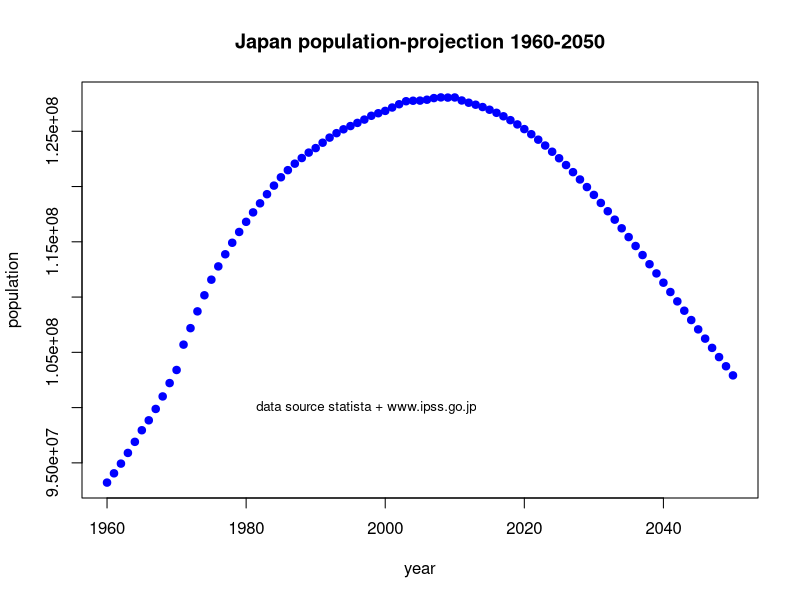
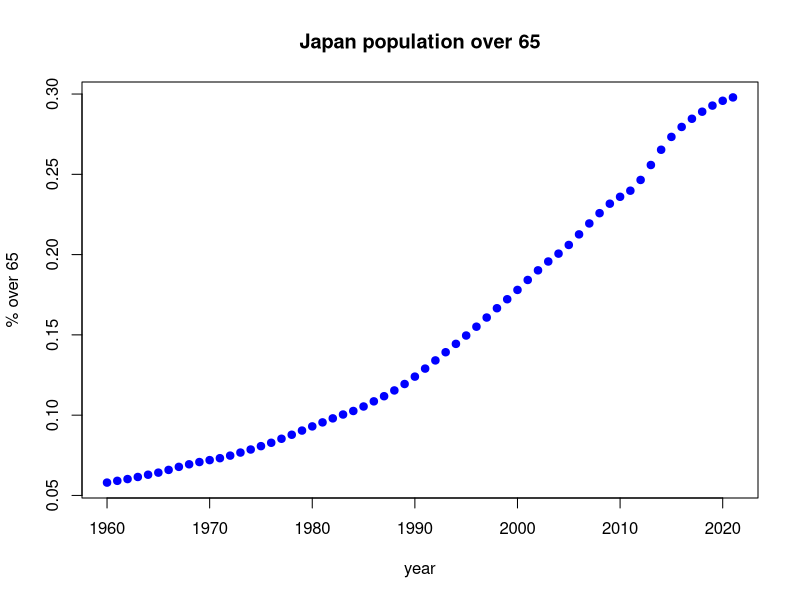
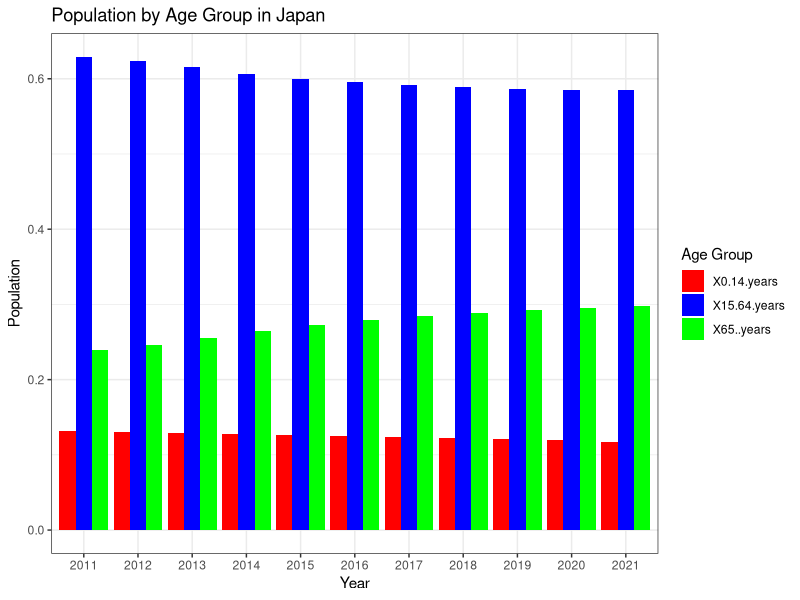
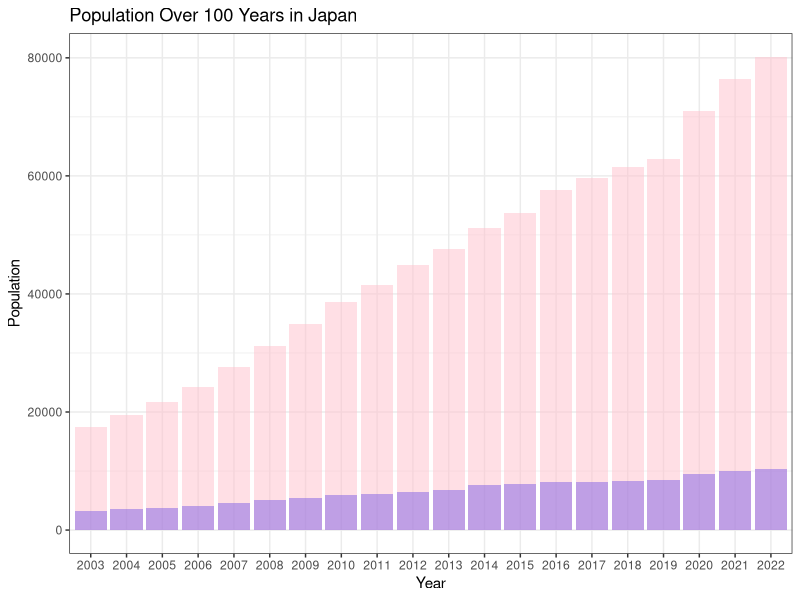
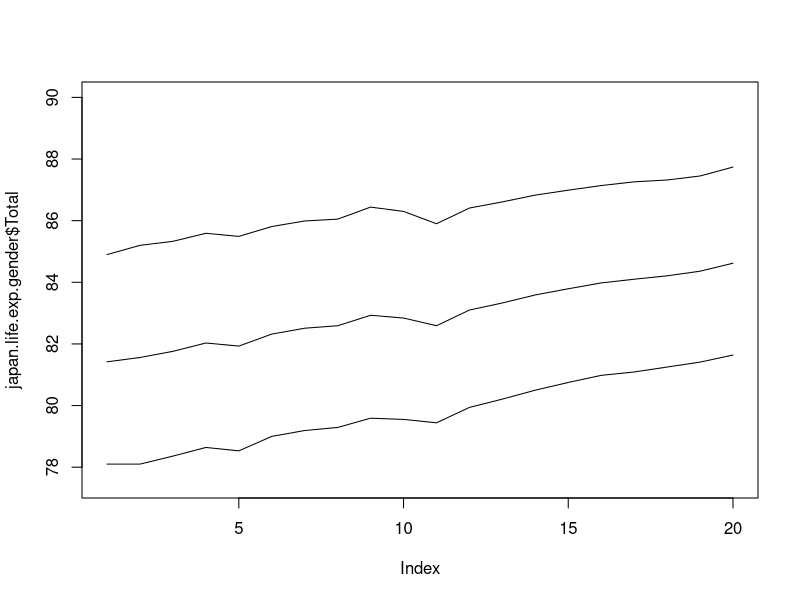
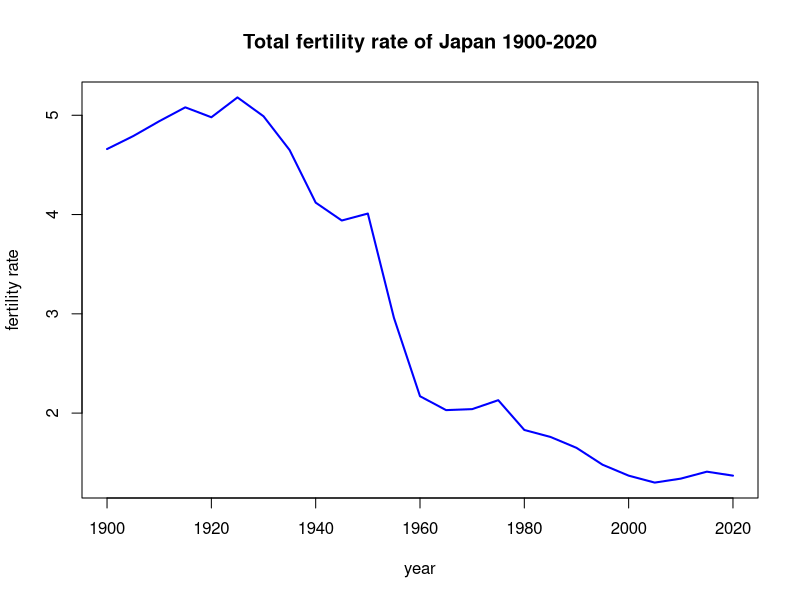

These charts were generated, in order, by the following R code:
library(readxl)
Japan_population <- read_excel("Japan_population_data.xlsx")

plot(y=Japan_population$Population,x=Japan_population$year, main ="Japan population-projection 1960-2050",ylab = "population",xlab = "year",
     col="blue", pch=19)
text(x =1980,y = 100000000,
     labels = "data source statista + www.ipss.go.jp", pos = 4, cex = 0.8)


Japan.over65 <- read_excel("Japan_over65_data.xlsx")
plot(Japan.over65, main ="Japan population over 65",ylab = "% over 65",xlab = "year",
     col="blue", pch=19)

Japan.population.distribution.age <- read_excel("Japan_population_age_distribution.xlsx")
# 
# bar_width <- 0.2
# 
# barplot(height =c(Japan.population.distribution.age$`0-14 years`,Japan.population.distribution.age$`15-64 years`,Japan.population.distribution.age$`65 years +`),
#         beside = TRUE,
#         col = c("red", "blue", "green"),
#         xlab = "Year",
#         ylab = "Population",
#         main = "Population by Age Group" ,names.arg =Japan.population.distribution.age$year,
#         ylim = c(0, max(c(Japan.population.distribution.age$`0-14 years`, Japan.population.distribution.age$`15-64 years`, 
#                           Japan.population.distribution.age$`65 years +`))) + 50)
# legend("topright", legend = c("0-14", "15-64", "65+"), fill = c("red", "blue", "green"))
# 
# 
# barplot(height = cbind(Japan.population.distribution.age$`0-14 years`, Japan.population.distribution.age$`15-64 years`, Japan.population.distribution.age$`65 years +`),
#         beside = TRUE,
#         col = c("red", "blue", "green"),
#         xlab = "Year",
#         ylab = "Population",
#         main = "Population by Age Group",
#         names.arg = Japan.population.distribution.age$year,
#         ylim = c(0, max(c(Japan.population.distribution.age$`0-14 years`, Japan.population.distribution.age$`15-64 years`, Japan.population.distribution.age$`65 years +`))) + 50)




# Convert list to data frame
df <- data.frame(year = Japan.population.distribution.age$year,
                 `0-14 years` = Japan.population.distribution.age$`0-14 years`,
                 `15-64 years` = Japan.population.distribution.age$`15-64 years`,
                 `65+ years` = Japan.population.distribution.age$`65 years +`)

# Load ggplot2 library
library(ggplot2)

# Melt data frame to long format
library(reshape2)
df_melted <- melt(df, id.vars = "year")

# Create bar plot using ggplot2
ggplot(df_melted, aes(x = year, y = value, fill = variable)) +
  geom_bar(stat = "identity", position = "dodge") +
  labs(x = "Year", y = "Population", fill = "Age Group") +
  ggtitle("Population by Age Group in Japan") +
  scale_fill_manual(values = c("red", "blue", "green")) +
  theme_bw()


Japan.over.100 <- read_excel("Japan_over_100.xlsx")

Japan.over.100_df <- data.frame(Japan.over.100)

# Plot with ggplot
library(ggplot2)

ggplot(Japan.over.100_df, aes(x = Year)) +
  geom_bar(aes(y = Male), stat = "identity", fill = "blue", alpha = 0.5) +
  geom_bar(aes(y = Female), stat = "identity", fill = "pink", alpha = 0.5) +
  labs(title = "Population Over 100 Years in Japan",
       x = "Year",
       y = "Population",
       fill = "Gender") +
  scale_y_continuous(labels = function(x) format(x, scientific = FALSE)) +
  scale_fill_manual(values = c("blue", "pink")) +
  theme_bw()
  
  japan.life.exp.gender <- read_excel("Japan_life_exp_gender.xlsx")
plot(japan.life.exp.gender$Total,ylim = c(77.5,90),type = "l")
lines(japan.life.exp.gender$Male)
lines(japan.life.exp.gender$Female)


japan.frt__ <- read_excel("jpn_fertility__.xlsx")
plot(japan.frt__, type="l",main="Total fertility rate of Japan 1900-2020",col="blue",lwd=2,
     )

